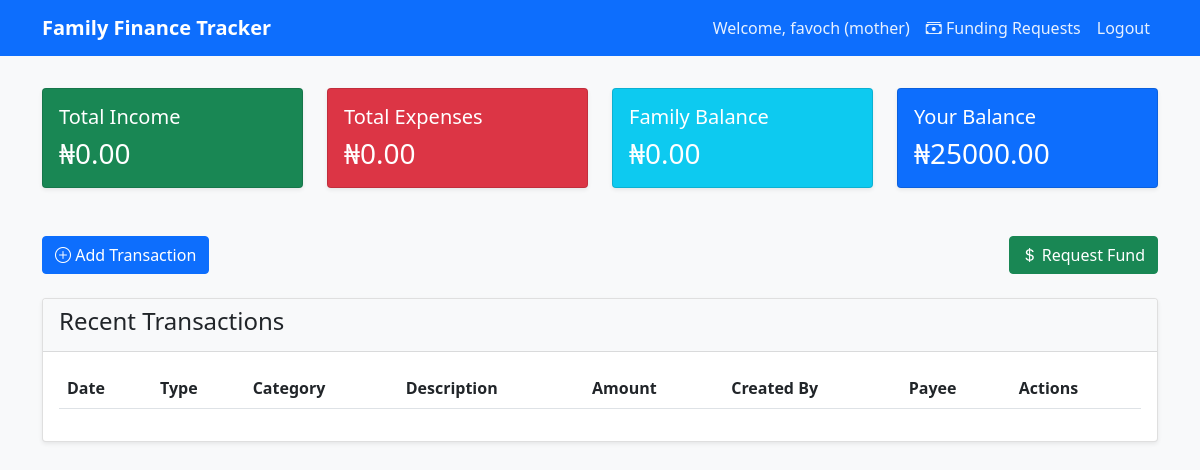
/dashboard (signed in), run on an earlier commit of the app's database.
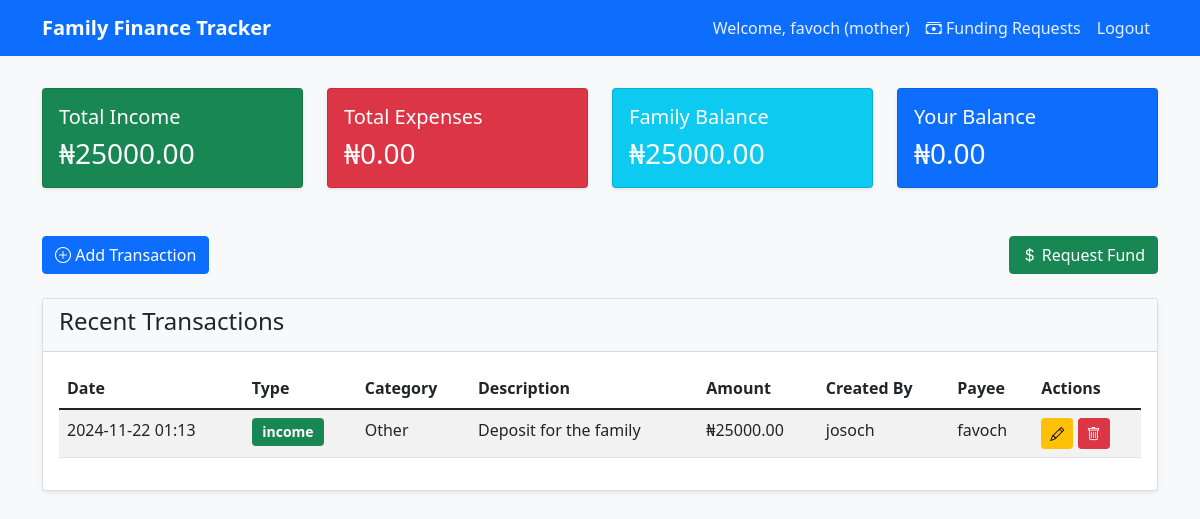
And on a later commit of the database.
### app.py (models this page shows, shortened)
class User(UserMixin, db.Model):
    id = db.Column(db.Integer, primary_key=True)
    username = db.Column(db.String(80), unique=True, nullable=False)
    email = db.Column(db.String(120), unique=True, nullable=False)
    password_hash = db.Column(db.String(128))
    role = db.Column(db.String(20), nullable=False)  # father, mother, child
    family_id = db.Column(db.Integer, db.ForeignKey('family.id'), nullable=False)
    balance = db.Column(db.Float, default=0.0)
    is_active = db.Column(db.Boolean, default=True)
    transactions_created = db.relationship('Transaction',
                                         foreign_keys='Transaction.created_by',
                                         backref=db.backref('creator_ref', lazy=True),
                                         lazy=True)
    transactions_received = db.relationship('Transaction',
                                          foreign_keys='Transaction.payee_id',
                                          backref=db.backref('payee_ref', lazy=True),
                                          lazy=True)
    requests_created = db.relationship('FundingRequest',
                                     foreign_keys='FundingRequest.requested_by',
                                     backref=db.backref('requester_ref', lazy=True),
                                     lazy=True)
    requests_approved = db.relationship('FundingRequest',
                                      foreign_keys='FundingRequest.approved_by',
                                      backref=db.backref('approver_ref', lazy=True),
                                      lazy=True)
    @property
    def password(self):
        raise AttributeError('password is not a readable attribute')

class Transaction(db.Model):
    __tablename__ = 'financial_transaction'
    id = db.Column(db.Integer, primary_key=True)
    amount = db.Column(db.Float, nullable=False)
    category = db.Column(db.String(50), nullable=False)
    description = db.Column(db.Text)
    transaction_type = db.Column(db.String(20), nullable=False)
    date = db.Column(db.DateTime, default=datetime.utcnow)
    family_id = db.Column(db.Integer, db.ForeignKey('family.id'), nullable=False)
    created_by = db.Column(db.Integer, db.ForeignKey('user.id'), nullable=False)
    payee_id = db.Column(db.Integer, db.ForeignKey('user.id'))
    creator = db.relationship('User', foreign_keys=[created_by])
    payee = db.relationship('User', foreign_keys=[payee_id])

### app.py (the view)
@app.route('/dashboard')
@login_required
def dashboard():
    transactions = Transaction.query.filter_by(family_id=current_user.family_id).order_by(Transaction.date.desc()).all()
    total_income = sum(t.amount for t in transactions if t.transaction_type == 'income')
    total_expense = sum(t.amount for t in transactions if t.transaction_type == 'expense')
    balance = total_income - total_expense
    user_balance = current_user.balance
    return render_template('dashboard.html',
                         transactions=transactions,
                         total_income=total_income,
                         total_expense=total_expense,
                         balance=balance,
                         user_balance=user_balance)

### app.py (called while the page is built)
@login_manager.user_loader
def load_user(user_id):
    return User.query.get(int(user_id))

### templates/dashboard.html (shortened to what the changed rows need)
<!DOCTYPE html>
<html lang="en">
<head>
    <link href="https://cdn.jsdelivr.net/npm/bootstrap@5.1.3/dist/css/bootstrap.min.css" rel="stylesheet">
    <link rel="stylesheet" href="https://cdn.jsdelivr.net/npm/bootstrap-icons@1.7.2/font/bootstrap-icons.css">
    <link rel="stylesheet" href="{{ url_for('static', filename='style.css') }}">
</head>
<body>
    <nav class="navbar navbar-expand-lg navbar-dark bg-primary">
        <div class="container">
            <div class="collapse navbar-collapse" id="navbarNav">
                <ul class="navbar-nav ms-auto">
                    <li class="nav-item">
                        <span class="nav-link">Welcome, {{ current_user.username }} ({{ current_user.role }})</span>
                    </li>
                </ul>
            </div>
        </div>
    </nav>
    <div class="container mt-4">
        <div class="row mb-4">
            <div class="col-md-3">
                <div class="card bg-success text-white">
                    <div class="card-body">
                        <h5 class="card-title">Total Income</h5>
                        <h3 class="card-text">₦{{ "%.2f"|format(total_income) }}</h3>
                    </div>
                </div>
            </div>
            <div class="col-md-3">
                <div class="card bg-info text-white">
                    <div class="card-body">
                        <h5 class="card-title">Family Balance</h5>
                        <h3 class="card-text">₦{{ "%.2f"|format(balance) }}</h3>
                    </div>
                </div>
            </div>
            <div class="col-md-3">
                <div class="card bg-primary text-white">
                    <div class="card-body">
                        <h5 class="card-title">Your Balance</h5>
                        <h3 class="card-text">₦{{ "%.2f"|format(user_balance) }}</h3>
                    </div>
                </div>
            </div>
        </div>
        <div class="card">
            <div class="card-body">
                <div class="table-responsive">
                    <table class="table table-striped">
                        <thead>
                            <tr>
                                <th>Date</th>
                                <th>Type</th>
                                <th>Category</th>
                                <th>Description</th>
                                <th>Amount</th>
                                <th>Created By</th>
                                <th>Payee</th>
                                <th>Actions</th>
                            </tr>
                        </thead>
                        <tbody>
                            {% for transaction in transactions %}
                            <tr>
                                <td>{{ transaction.date.strftime('%Y-%m-%d %H:%M') }}</td>
                                <td>
                                    <span class="badge {% if transaction.transaction_type == 'income' %}bg-success{% else %}bg-danger{% endif %}">
                                        {{ transaction.transaction_type }}
                                    </span>
                                </td>
                                <td>{{ transaction.category }}</td>
                                <td>{{ transaction.description }}</td>
                                <td>₦{{ "%.2f"|format(transaction.amount) }}</td>
                                <td>{{ transaction.creator.username }}</td>
                                <td>{{ transaction.payee.username if transaction.payee else '-' }}</td>
                                <td>
                                    <a href="{{ url_for('edit_transaction', id=transaction.id) }}" class="btn btn-sm btn-warning">
                                        <i class="bi bi-pencil"></i>
                                    </a>
                                    <a href="{{ url_for('delete_transaction', id=transaction.id) }}" class="btn btn-sm btn-danger" onclick="return confirm('Are you sure you want to delete this transaction?')">
                                        <i class="bi bi-trash"></i>
                                    </a>
                                </td>
                            </tr>
                            {% endfor %}
                        </tbody>
                    </table>
                </div>
            </div>
        </div>
    </div>
</body>
</html>

What changed in the data, as far as the page shows it:
changed User "favoch": balance "25000.00" → "0.00"
added Transaction: amount "25000.00"
Also different on the page:
{{ "%.2f"|format(total_income) }}: "0.00" → "25000.00"
{{ "%.2f"|format(balance) }}: "0.00" → "25000.00"
